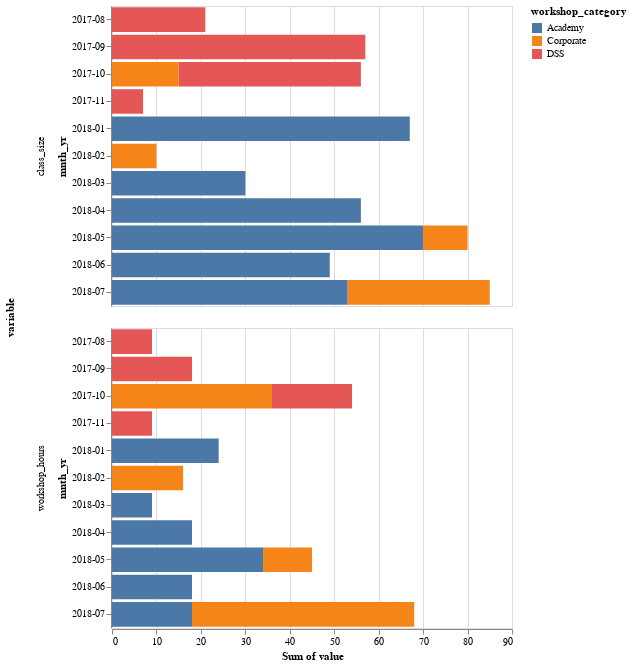

The notebook cell this image was saved under:
### Code cell
alt.Chart(melted).mark_bar().encode(
    row='variable',
    x=alt.X("sum(value)"),
    y=alt.Y('mnth_yr'),
    color=alt.Color('workshop_category')
)

### Figure 1 — Vega-Lite specification as saved in the notebook (floating-point values rounded to 4 significant figures)
{"$schema": "https://vega.github.io/schema/vega-lite/v2.6.0.json", "config": {"view": {"height": 300, "width": 400}}, "data": {"name": "data-c52aa6521df930f4a1be96eb96dc9965"}, "datasets": {"data-c52aa6521df930f4a1be96eb96dc9965": [{"mnth_yr": "2017-08", "value": 9, "variable": "workshop_hours", "workshop_category": "DSS"}, {"mnth_yr": "2017-09", "value": 9, "variable": "workshop_hours", "workshop_category": "DSS"}, {"mnth_yr": "2017-10", "value": 9, "variable": "workshop_hours", "workshop_category": "DSS"}, {"mnth_yr": "2017-10", "value": 9, "variable": "workshop_hours", "workshop_category": "DSS"}, {"mnth_yr": "2017-10", "value": 18, "variable": "workshop_hours", "workshop_category": "Corporate"}, {"mnth_yr": "2017-11", "value": 9, "variable": "workshop_hours", "workshop_category": "DSS"}, {"mnth_yr": "2017-10", "value": 18, "variable": "workshop_hours", "workshop_category": "Corporate"}, {"mnth_yr": "2017-09", "value": 9, "variable": "workshop_hours", "workshop_category": "DSS"}, {"mnth_yr": "2018-02", "value": 16, "variable": "workshop_hours", "workshop_category": "Corporate"}, {"mnth_yr": "2018-05", "value": 11, "variable": "workshop_hours", "workshop_category": "Corporate"}, {"mnth_yr": "2018-01", "value": 9, "variable": "workshop_hours", "workshop_category": "Academy"}, {"mnth_yr": "2018-01", "value": 6, "variable": "workshop_hours", "workshop_category": "Academy"}, {"mnth_yr": "2018-01", "value": 9, "variable": "workshop_hours", "workshop_category": "Academy"}, {"mnth_yr": "2018-05", "value": 9, "variable": "workshop_hours", "workshop_category": "Academy"}, {"mnth_yr": "2018-07", "value": 30, "variable": "workshop_hours", "workshop_category": "Corporate"}, {"mnth_yr": "2018-07", "value": 20, "variable": "workshop_hours", "workshop_category": "Corporate"}, {"mnth_yr": "2018-07", "value": 9, "variable": "workshop_hours", "workshop_category": "Academy"}, {"mnth_yr": "2018-03", "value": 9, "variable": "workshop_hours", "workshop_category": "Academy"}, {"mnth_yr": "2018-04", "value": 9, "variable": "workshop_hours", "workshop_category": "Academy"}, {"mnth_yr": "2018-04", "value": 9, "variable": "workshop_hours", "workshop_category": "Academy"}, {"mnth_yr": "2018-05", "value": 9, "variable": "workshop_hours", "workshop_category": "Academy"}, {"mnth_yr": "2018-06", "value": 9, "variable": "workshop_hours", "workshop_category": "Academy"}, {"mnth_yr": "2018-06", "value": 9, "variable": "workshop_hours", "workshop_category": "Academy"}, {"mnth_yr": "2018-05", "value": 16, "variable": "workshop_hours", "workshop_category": "Academy"}, {"mnth_yr": "2018-07", "value": 9, "variable": "workshop_hours", "workshop_category": "Academy"}, {"mnth_yr": "2017-08", "value": 21, "variable": "class_size", "workshop_category": "DSS"}, {"mnth_yr": "2017-09", "value": 30, "variable": "class_size", "workshop_category": "DSS"}, {"mnth_yr": "2017-10", "value": 12, "variable": "class_size", "workshop_category": "DSS"}, {"mnth_yr": "2017-10", "value": 29, "variable": "class_size", "workshop_category": "DSS"}, {"mnth_yr": "2017-10", "value": 5, "variable": "class_size", "workshop_category": "Corporate"}, {"mnth_yr": "2017-11", "value": 7, "variable": "class_size", "workshop_category": "DSS"}, {"mnth_yr": "2017-10", "value": 10, "variable": "class_size", "workshop_category": "Corporate"}, {"mnth_yr": "2017-09", "value": 27, "variable": "class_size", "workshop_category": "DSS"}, {"mnth_yr": "2018-02", "value": 10, "variable": "class_size", "workshop_category": "Corporate"}, {"mnth_yr": "2018-05", "value": 10, "variable": "class_size", "workshop_category": "Corporate"}, {"mnth_yr": "2018-01", "value": 24, "variable": "class_size", "workshop_category": "Academy"}, {"mnth_yr": "2018-01", "value": 24, "variable": "class_size", "workshop_category": "Academy"}, {"mnth_yr": "2018-01", "value": 19, "variable": "class_size", "workshop_category": "Academy"}, {"mnth_yr": "2018-05", "value": 29, "variable": "class_size", "workshop_category": "Academy"}, {"mnth_yr": "2018-07", "value": 17, "variable": "class_size", "workshop_category": "Corporate"}, {"mnth_yr": "2018-07", "value": 15, "variable": "class_size", "workshop_category": "Corporate"}, {"mnth_yr": "2018-07", "value": 30, "variable": "class_size", "workshop_category": "Academy"}, {"mnth_yr": "2018-03", "value": 30, "variable": "class_size", "workshop_category": "Academy"}, {"mnth_yr": "2018-04", "value": 28, "variable": "class_size", "workshop_category": "Academy"}, {"mnth_yr": "2018-04", "value": 28, "variable": "class_size", "workshop_category": "Academy"}, {"mnth_yr": "2018-05", "value": 29, "variable": "class_size", "workshop_category": "Academy"}, {"mnth_yr": "2018-06", "value": 26, "variable": "class_size", "workshop_category": "Academy"}, {"mnth_yr": "2018-06", "value": 23, "variable": "class_size", "workshop_category": "Academy"}, {"mnth_yr": "2018-05", "value": 12, "variable": "class_size", "workshop_category": "Academy"}, {"mnth_yr": "2018-07", "value": 23, "variable": "class_size", "workshop_category": "Academy"}]}, "encoding": {"color": {"field": "workshop_category", "type": "nominal"}, "row": {"field": "variable", "type": "nominal"}, "x": {"aggregate": "sum", "field": "value", "type": "quantitative"}, "y": {"field": "mnth_yr", "type": "nominal"}}, "mark": "bar"}
